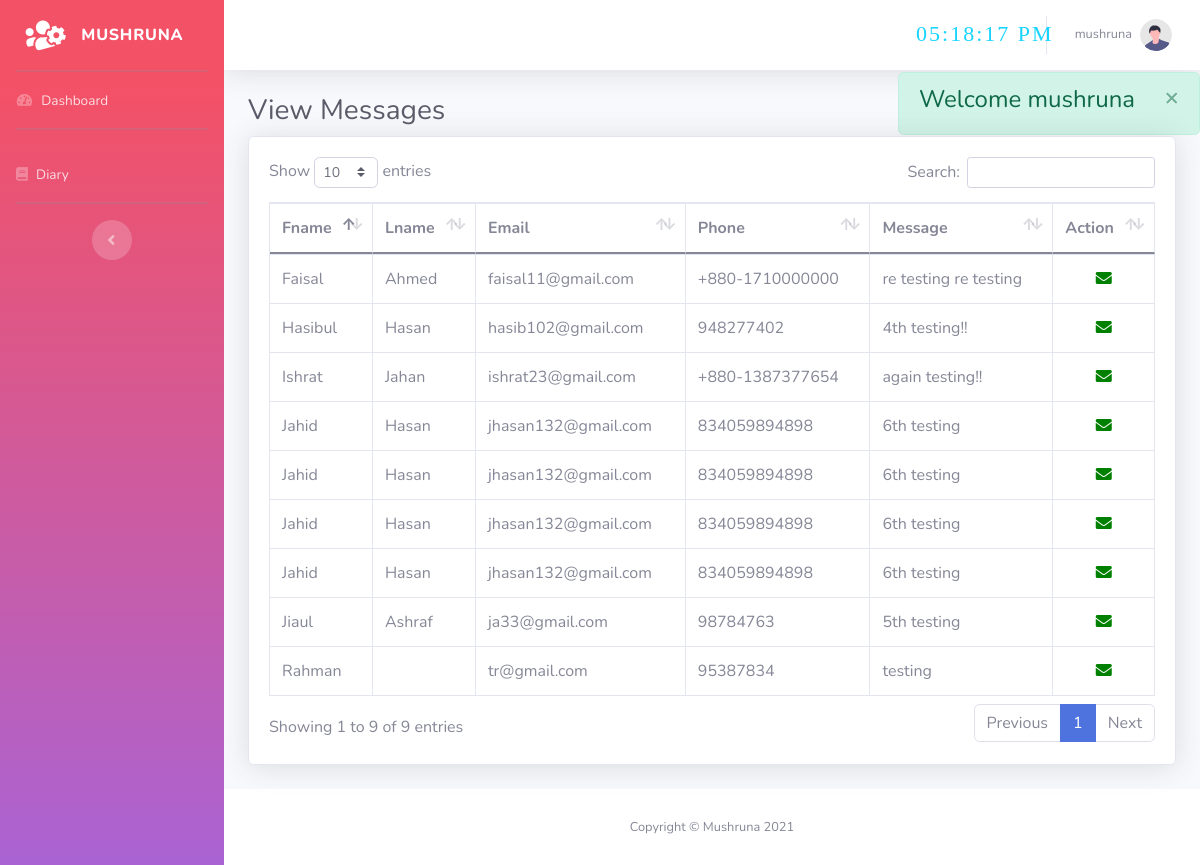
The app's page /dashboard.php (signed in) with its own data.
### tables this page shows
CREATE TABLE `contacttbl` (
  `id` int(100) NOT NULL,
  `fname` varchar(255) NOT NULL,
  `lname` varchar(255) NOT NULL,
  `email` varchar(255) NOT NULL,
  `phone` varchar(255) NOT NULL,
  `smessage` varchar(255) NOT NULL
);

### dashboard.php (the view, shortened to what this page needs)
<?php
include "library/connection.php";
$select_sql = "SELECT * FROM contacttbl";
$r_sql = $conn -> query($select_sql);
?>
<!DOCTYPE html>
<html lang="en">
<head>
    <link href="vendor/fontawesome-free/css/all.min.css" rel="stylesheet" type="text/css">
    <link rel="stylesheet" href="css/custom.css">
    <link href="https://cdn.jsdelivr.net/npm/bootstrap@5.0.2/dist/css/bootstrap.min.css" rel="stylesheet"
>
    <link rel="stylesheet" href="https://use.fontawesome.com/releases/v5.15.3/css/all.css"
>
    <link href="css/dashio.css" rel="stylesheet">
    <link href="vendor/datatables/dataTables.bootstrap4.css" rel="stylesheet">
</head>
<body id="page-top">
    <div id="wrapper">
        <ul class="navbar-nav bg-gradient-primary sidebar sidebar-dark accordion cbg" id="accordionSidebar">
            <a class="sidebar-brand d-flex align-items-center justify-content-center" href="dashboard.php">
                <div class="sidebar-brand-icon rotate-n-15">
                    <i class="fas fa-users-cog"></i>
                </div>
                <div class="sidebar-brand-text mx-3">Mushruna</div>
            </a>
            <hr class="sidebar-divider my-0">
            <li class="nav-item">
                <a class="nav-link" href="dashboard.php">
                    <i class="fas fa-fw fa-tachometer-alt"></i>
                    <span>Dashboard</span></a>
            </li>
            <hr class="sidebar-divider">
            <li class="nav-item">
                <a class="nav-link" href="diary.php">
                <i class="fas fa-book"></i>
                    <span>Diary</span></a>
            </li>
            <hr class="sidebar-divider d-none d-md-block">
            <div class="text-center d-none d-md-inline">
                <button class="rounded-circle border-0" id="sidebarToggle"></button>
            </div>
        </ul>
        <div id="content-wrapper" class="d-flex flex-column">
            <div id="content">
                <nav class="navbar navbar-expand navbar-light bg-white topbar mb-4 static-top shadow">
                    <div class="alert customalt alert-success alert-dismissible fade show mt-0" role="alert">
                        <h4>Welcome <?php echo isset($_SESSION['username'])?$_SESSION['username']:""; ?></h4>
                        <button type="button" class="close" data-dismiss="alert" aria-label="Close">
                            <span aria-hidden='true'>&times;</span>
                        </button>
                    </div>
                    <ul class="navbar-nav ml-auto">
                        <div id="MyClockDisplay" class="clock" onload="showTime()"></div>
                        <li class="nav-item dropdown no-arrow">
                            <a class="nav-link dropdown-toggle" href="#" id="userDropdown" role="button"
                                data-toggle="dropdown" aria-haspopup="true" aria-expanded="false">
                                <span
                                    class="mr-2 d-none d-lg-inline text-gray-600 small"><?php echo isset($_SESSION['username'])?$_SESSION['username']:""; ?></span>
                                <img class="img-profile rounded-circle" src="img/undraw_profile.svg">
                            </a>
                        </li>
                    </ul>
                </nav>
                <div class="container-fluid">
                    <h1 class="h3 mb-2 text-gray-800">View Messages</h1>
                    <div class="card shadow mb-4">
                        <div class="card-body">
                            <div class="table-responsive">
                                <table class="table table-bordered" id="dataTable" width="100%" cellspacing="0">
                                    <thead>
                                        <tr>
                                            <th>Fname</th>
                                            <th>Lname</th>
                                            <th>Email</th>
                                            <th>Phone</th>
                                            <th>Message</th>
                                            <th>Action</th>
                                        </tr>
                                    </thead>
                                    <tbody>
                                        <?php if($r_sql -> num_rows>0){ ?>
                                        <?php while($f_data=$r_sql -> fetch_assoc()) {?>
                                        <tr>
                                            <td><?php echo $f_data['fname'];?></td>
                                            <td><?php echo $f_data['lname'];?></td>
                                            <td><?php echo $f_data['email'];?></td>
                                            <td><?php echo $f_data['phone'];?></td>
                                            <td><?php echo $f_data['smessage'];?></td>
                                            <td style="text-align:center;">
                                                <a href="mailto:<?php echo $f_data['email'] ?>" title="mail">
                                                    <i class="fas fa-envelope" style="color:green;"></i></a>
                                            </td>
                                        </tr>
                                        <?php }?>
                                        <?php }?>
                                    </tbody>
                                </table>
                            </div>
                        </div>
                    </div>
                </div>
            </div>
            <footer class="sticky-footer bg-white">
                <div class="container my-auto">
                    <div class="copyright text-center my-auto">
                        <span>Copyright &copy; Mushruna 2021</span>
                    </div>
                </div>
            </footer>
        </div>
    </div>
</body>
</html>

### css/custom.css (style rules this page uses)
.cbg { background-color: #ec72af !important; background-image: linear-gradient(180deg, #f35166 10%, #aa63d3 100%) !important; background-size: cover !important; }

### records on screen
contacttbl: fname "Rahman", email "tr@gmail.com", phone "95387834", smessage "testing"
contacttbl: fname "Faisal", lname "Ahmed", email "faisal11@gmail.com", phone "+880-1710000000", smessage "re testing re testing"
contacttbl: fname "Ishrat", lname "Jahan", email "ishrat23@gmail.com", phone "+880-1387377654", smessage "again testing!!"
contacttbl: fname "Hasibul", lname "Hasan", email "hasib102@gmail.com", phone "948277402", smessage "4th testing!!"
contacttbl: fname "Jiaul", lname "Ashraf", email "ja33@gmail.com", phone "98784763", smessage "5th testing"
contacttbl: fname "Jahid", lname "Hasan", email "jhasan132@gmail.com", phone "834059894898", smessage "6th testing"
contacttbl: fname "Jahid", lname "Hasan", email "jhasan132@gmail.com", phone "834059894898", smessage "6th testing"
contacttbl: fname "Jahid", lname "Hasan", email "jhasan132@gmail.com", phone "834059894898", smessage "6th testing"
contacttbl: fname "Jahid", lname "Hasan", email "jhasan132@gmail.com", phone "834059894898", smessage "6th testing"

### other values on screen
$_SESSION['username'] "mushruna"
